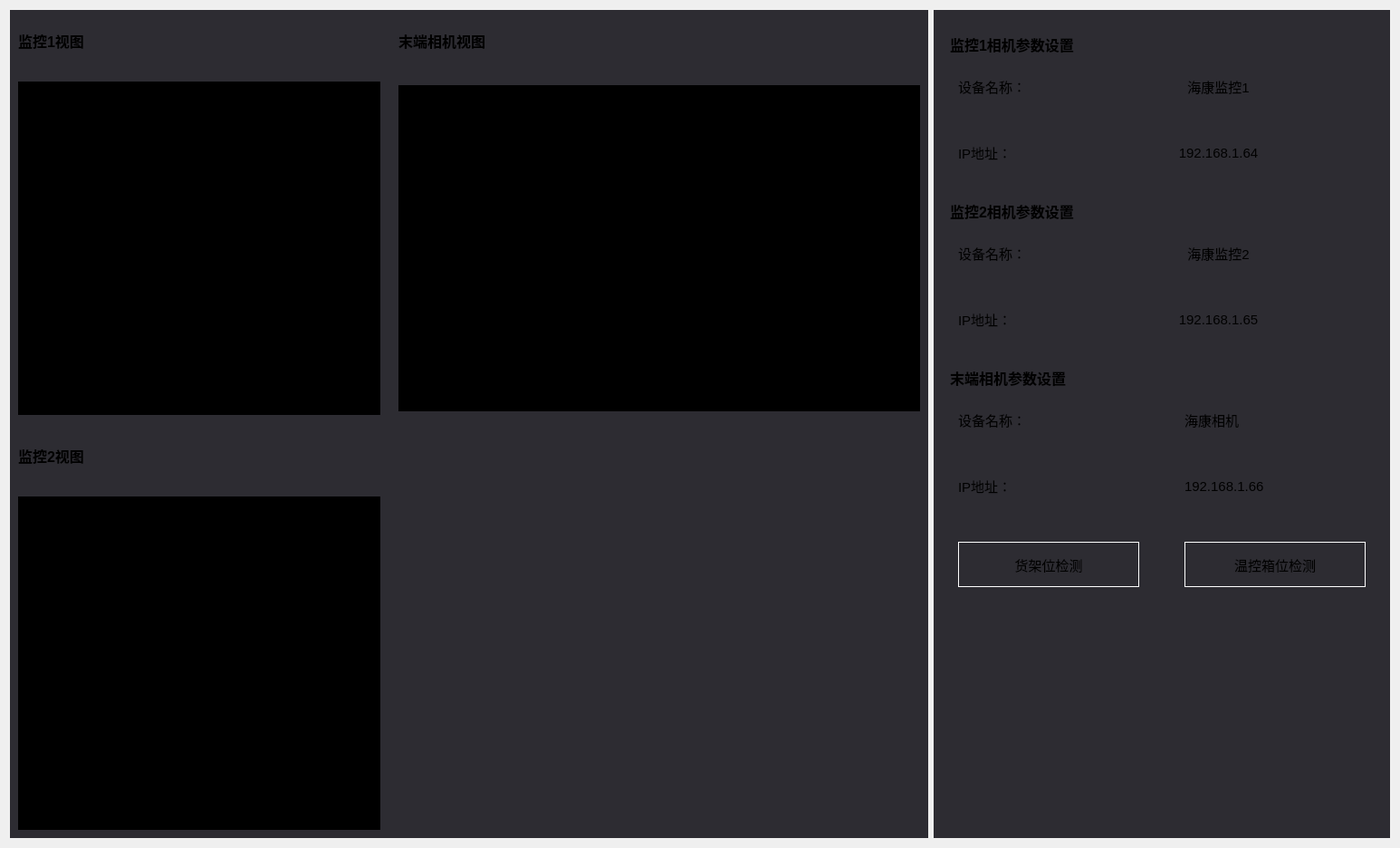
        <widget class="QWidget" name="tab_3">
         <attribute name="title">
          <string>现场监控</string>
         </attribute>
         <layout class="QHBoxLayout" name="horizontalLayout_2" stretch="3,1">
          <item>
           <widget class="QWidget" name="widget_4" native="true">
            <property name="styleSheet">
             <string notr="true">background-color: #2d2c32;</string>
            </property>
            <layout class="QGridLayout" name="gridLayout" columnstretch="0,0">
             <property name="spacing">
              <number>20</number>
             </property>
             <item row="1" column="1">
              <widget class="QLabel" name="label_5">
               <property name="sizePolicy">
                <sizepolicy hsizetype="Minimum" vsizetype="Minimum">
                 <horstretch>0</horstretch>
                 <verstretch>0</verstretch>
                </sizepolicy>
               </property>
               <property name="minimumSize">
                <size>
                 <width>400</width>
                 <height>50</height>
                </size>
               </property>
               <property name="font">
                <font>
                 <pointsize>12</pointsize>
                 <bold>true</bold>
                </font>
               </property>
               <property name="text">
                <string>末端相机视图</string>
               </property>
              </widget>
             </item>
             <item row="5" column="0">
              <widget class="QLabel" name="label_3">
               <property name="sizePolicy">
                <sizepolicy hsizetype="Minimum" vsizetype="Minimum">
                 <horstretch>0</horstretch>
                 <verstretch>0</verstretch>
                </sizepolicy>
               </property>
               <property name="minimumSize">
                <size>
                 <width>400</width>
                 <height>50</height>
                </size>
               </property>
               <property name="maximumSize">
                <size>
                 <width>16777215</width>
                 <height>100</height>
                </size>
               </property>
               <property name="font">
                <font>
                 <pointsize>12</pointsize>
                 <bold>true</bold>
                </font>
               </property>
               <property name="styleSheet">
                <string notr="true">border: none;</string>
               </property>
               <property name="text">
                <string>监控2视图</string>
               </property>
              </widget>
             </item>
             <item row="2" column="1">
              <widget class="QLabel" name="label_cameraView">
               <property name="sizePolicy">
                <sizepolicy hsizetype="Minimum" vsizetype="Minimum">
                 <horstretch>0</horstretch>
                 <verstretch>0</verstretch>
                </sizepolicy>
               </property>
               <property name="minimumSize">
                <size>
                 <width>576</width>
                 <height>360</height>
                </size>
               </property>
               <property name="maximumSize">
                <size>
                 <width>576</width>
                 <height>360</height>
                </size>
               </property>
               <property name="styleSheet">
                <string notr="true">background-color: rgb(0, 0, 0);</string>
               </property>
               <property name="text">
                <string/>
               </property>
               <property name="scaledContents">
                <bool>true</bool>
               </property>
              </widget>
             </item>
             <item row="6" column="0">
              <widget class="QLabel" name="label_monitorView2">
               <property name="sizePolicy">
                <sizepolicy hsizetype="Minimum" vsizetype="Minimum">
                 <horstretch>0</horstretch>
                 <verstretch>0</verstretch>
                </sizepolicy>
               </property>
               <property name="minimumSize">
                <size>
                 <width>400</width>
                 <height>368</height>
                </size>
               </property>
               <property name="styleSheet">
                <string notr="true">background-color: rgb(0, 0, 0);</string>
               </property>
               <property name="text">
                <string/>
               </property>
              </widget>
             </item>
             <item row="1" column="0">
              <widget class="QLabel" name="label_4">
               <property name="sizePolicy">
                <sizepolicy hsizetype="Minimum" vsizetype="Minimum">
                 <horstretch>0</horstretch>
                 <verstretch>0</verstretch>
                </sizepolicy>
               </property>
               <property name="minimumSize">
                <size>
                 <width>400</width>
                 <height>50</height>
                </size>
               </property>
               <property name="maximumSize">
                <size>
                 <width>16777215</width>
                 <height>100</height>
                </size>
               </property>
               <property name="font">
                <font>
                 <pointsize>12</pointsize>
                 <bold>true</bold>
                </font>
               </property>
               <property name="styleSheet">
                <string notr="true">border: none;</string>
               </property>
               <property name="text">
                <string>监控1视图</string>
               </property>
              </widget>
             </item>
             <item row="2" column="0">
              <widget class="QLabel" name="label_monitorView1">
               <property name="sizePolicy">
                <sizepolicy hsizetype="Minimum" vsizetype="Minimum">
                 <horstretch>0</horstretch>
                 <verstretch>0</verstretch>
                </sizepolicy>
               </property>
               <property name="minimumSize">
                <size>
                 <width>400</width>
                 <height>368</height>
                </size>
               </property>
               <property name="styleSheet">
                <string notr="true">background-color: rgb(0, 0, 0);</string>
               </property>
               <property name="text">
                <string/>
               </property>
              </widget>
             </item>
             <item row="5" column="1">
              <widget class="QLabel" name="label_result">
               <property name="sizePolicy">
                <sizepolicy hsizetype="Preferred" vsizetype="Preferred">
                 <horstretch>0</horstretch>
                 <verstretch>0</verstretch>
                </sizepolicy>
               </property>
               <property name="font">
                <font>
                 <pointsize>13</pointsize>
                 <bold>true</bold>
                </font>
               </property>
               <property name="text">
                <string/>
               </property>
              </widget>
             </item>
            </layout>
           </widget>
          </item>
          <item>
           <widget class="QWidget" name="widget_5" native="true">
            <property name="styleSheet">
             <string notr="true">background-color: #2d2c32;</string>
            </property>
            <layout class="QVBoxLayout" name="verticalLayout_9">
             <item>
              <widget class="QWidget" name="widget_30" native="true">
               <layout class="QVBoxLayout" name="verticalLayout_10">
                <item>
                 <widget class="QLabel" name="label_50">
                  <property name="minimumSize">
                   <size>
                    <width>0</width>
                    <height>40</height>
                   </size>
                  </property>
                  <property name="maximumSize">
                   <size>
                    <width>16777215</width>
                    <height>40</height>
                   </size>
                  </property>
                  <property name="font">
                   <font>
                    <pointsize>12</pointsize>
                    <bold>true</bold>
                   </font>
                  </property>
                  <property name="styleSheet">
                   <string notr="true">border: none;</string>
                  </property>
                  <property name="text">
                   <string>监控1相机参数设置</string>
                  </property>
                 </widget>
                </item>
                <item>
                 <widget class="QWidget" name="widget_27" native="true">
                  <property name="styleSheet">
                   <string notr="true">border: none;</string>
                  </property>
                  <layout class="QFormLayout" name="formLayout">
                   <property name="horizontalSpacing">
                    <number>50</number>
                   </property>
                   <property name="verticalSpacing">
                    <number>50</number>
                   </property>
                   <item row="0" column="0">
                    <widget class="QLabel" name="label_228">
                     <property name="font">
                      <font>
                       <pointsize>11</pointsize>
                      </font>
                     </property>
                     <property name="text">
                      <string>设备名称：</string>
                     </property>
                    </widget>
                   </item>
                   <item row="0" column="1">
                    <widget class="QLabel" name="label_232">
                     <property name="font">
                      <font>
                       <pointsize>11</pointsize>
                      </font>
                     </property>
                     <property name="text">
                      <string>海康监控1</string>
                     </property>
                     <property name="alignment">
                      <set>Qt::AlignCenter</set>
                     </property>
                    </widget>
                   </item>
                   <item row="1" column="0">
                    <widget class="QLabel" name="label_229">
                     <property name="font">
                      <font>
                       <pointsize>11</pointsize>
                      </font>
                     </property>
                     <property name="text">
                      <string>IP地址：</string>
                     </property>
                    </widget>
                   </item>
                   <item row="1" column="1">
                    <widget class="QLabel" name="label_233">
                     <property name="font">
                      <font>
                       <pointsize>11</pointsize>
                      </font>
                     </property>
                     <property name="text">
                      <string>192.168.1.64</string>
                     </property>
                     <property name="alignment">
                      <set>Qt::AlignCenter</set>
                     </property>
                    </widget>
                   </item>
                  </layout>
                 </widget>
                </item>
               </layout>
              </widget>
             </item>
             <item>
              <widget class="QWidget" name="widget_31" native="true">
               <layout class="QVBoxLayout" name="verticalLayout_11">
                <item>
                 <widget class="QLabel" name="label_51">
                  <property name="minimumSize">
                   <size>
                    <width>0</width>
                    <height>40</height>
                   </size>
                  </property>
                  <property name="maximumSize">
                   <size>
                    <width>16777215</width>
                    <height>40</height>
                   </size>
                  </property>
                  <property name="font">
                   <font>
                    <pointsize>12</pointsize>
                    <bold>true</bold>
                   </font>
                  </property>
                  <property name="styleSheet">
                   <string notr="true">border: none;</string>
                  </property>
                  <property name="text">
                   <string>监控2相机参数设置</string>
                  </property>
                 </widget>
                </item>
                <item>
                 <widget class="QWidget" name="widget_28" native="true">
                  <property name="styleSheet">
                   <string notr="true">border: none;</string>
                  </property>
                  <layout class="QFormLayout" name="formLayout_2">
                   <property name="horizontalSpacing">
                    <number>50</number>
                   </property>
                   <property name="verticalSpacing">
                    <number>50</number>
                   </property>
                   <item row="0" column="0">
                    <widget class="QLabel" name="label_236">
                     <property name="font">
                      <font>
                       <pointsize>11</pointsize>
                      </font>
                     </property>
                     <property name="text">
                      <string>设备名称：</string>
                     </property>
                    </widget>
                   </item>
                   <item row="0" column="1">
                    <widget class="QLabel" name="label_237">
                     <property name="font">
                      <font>
                       <pointsize>11</pointsize>
                      </font>
                     </property>
                     <property name="text">
                      <string>海康监控2</string>
                     </property>
                     <property name="alignment">
                      <set>Qt::AlignCenter</set>
                     </property>
                    </widget>
                   </item>
                   <item row="1" column="0">
                    <widget class="QLabel" name="label_238">
                     <property name="font">
                      <font>
                       <pointsize>11</pointsize>
                      </font>
                     </property>
                     <property name="text">
                      <string>IP地址：</string>
                     </property>
                    </widget>
                   </item>
                   <item row="1" column="1">
                    <widget class="QLabel" name="label_239">
                     <property name="font">
                      <font>
                       <pointsize>11</pointsize>
                      </font>
                     </property>
                     <property name="text">
                      <string>192.168.1.65</string>
                     </property>
                     <property name="alignment">
                      <set>Qt::AlignCenter</set>
                     </property>
                    </widget>
                   </item>
                  </layout>
                 </widget>
                </item>
               </layout>
              </widget>
             </item>
             <item>
              <widget class="QWidget" name="widget_32" native="true">
               <layout class="QVBoxLayout" name="verticalLayout_12">
                <item>
                 <widget class="QLabel" name="label_52">
                  <property name="minimumSize">
                   <size>
                    <width>0</width>
                    <height>40</height>
                   </size>
                  </property>
                  <property name="maximumSize">
                   <size>
                    <width>16777215</width>
                    <height>40</height>
                   </size>
                  </property>
                  <property name="font">
                   <font>
                    <pointsize>12</pointsize>
                    <bold>true</bold>
                   </font>
                  </property>
                  <property name="styleSheet">
                   <string notr="true">border: none;</string>
                  </property>
                  <property name="text">
                   <string>末端相机参数设置</string>
                  </property>
                 </widget>
                </item>
                <item>
                 <widget class="QWidget" name="widget_29" native="true">
                  <property name="styleSheet">
                   <string notr="true">border: none;</string>
                  </property>
                  <layout class="QFormLayout" name="formLayout_3">
                   <property name="horizontalSpacing">
                    <number>50</number>
                   </property>
                   <property name="verticalSpacing">
                    <number>50</number>
                   </property>
                   <item row="0" column="0">
                    <widget class="QLabel" name="label_244">
                     <property name="font">
                      <font>
                       <pointsize>11</pointsize>
                      </font>
                     </property>
                     <property name="text">
                      <string>设备名称：</string>
                     </property>
                    </widget>
                   </item>
                   <item row="0" column="1">
                    <widget class="QLabel" name="label_245">
                     <property name="font">
                      <font>
                       <pointsize>11</pointsize>
                      </font>
                     </property>
                     <property name="text">
                      <string>海康相机</string>
                     </property>
                     <property name="alignment">
                      <set>Qt::AlignLeading|Qt::AlignLeft|Qt::AlignVCenter</set>
                     </property>
                    </widget>
                   </item>
                   <item row="1" column="0">
                    <widget class="QLabel" name="label_246">
                     <property name="font">
                      <font>
                       <pointsize>11</pointsize>
                      </font>
                     </property>
                     <property name="text">
                      <string>IP地址：</string>
                     </property>
                    </widget>
                   </item>
                   <item row="1" column="1">
                    <widget class="QLabel" name="label_247">
                     <property name="font">
                      <font>
                       <pointsize>11</pointsize>
                      </font>
                     </property>
                     <property name="text">
                      <string>192.168.1.66</string>
                     </property>
                    </widget>
                   </item>
                   <item row="2" column="0">
                    <widget class="QPushButton" name="btn_capture">
                     <property name="minimumSize">
                      <size>
                       <width>200</width>
                       <height>50</height>
                      </size>
                     </property>
                     <property name="maximumSize">
                      <size>
                       <width>200</width>
                       <height>50</height>
                      </size>
                     </property>
                     <property name="font">
                      <font>
                       <pointsize>11</pointsize>
                      </font>
                     </property>
                     <property name="styleSheet">
                      <string notr="true">border: 1px solid #ffffff;</string>
                     </property>
                     <property name="text">
                      <string>货架位检测</string>
                     </property>
                    </widget>
                   </item>
                   <item row="2" column="1">
                    <widget class="QPushButton" name="btn_capture2">
                     <property name="minimumSize">
                      <size>
                       <width>200</width>
                       <height>50</height>
                      </size>
                     </property>
                     <property name="maximumSize">
                      <size>
                       <width>200</width>
                       <height>50</height>
                      </size>
                     </property>
                     <property name="font">
                      <font>
                       <pointsize>11</pointsize>
                      </font>
                     </property>
                     <property name="styleSheet">
                      <string notr="true">border: 1px solid #ffffff;</string>
                     </property>
                     <property name="text">
                      <string>温控箱位检测</string>
                     </property>
                    </widget>
                   </item>
                  </layout>
                 </widget>
                </item>
               </layout>
              </widget>
             </item>
             <item>
              <spacer name="verticalSpacer">
               <property name="orientation">
                <enum>Qt::Vertical</enum>
               </property>
               <property name="sizeHint" stdset="0">
                <size>
                 <width>20</width>
                 <height>40</height>
                </size>
               </property>
              </spacer>
             </item>
            </layout>
           </widget>
          </item>
         </layout>
        </widget>
